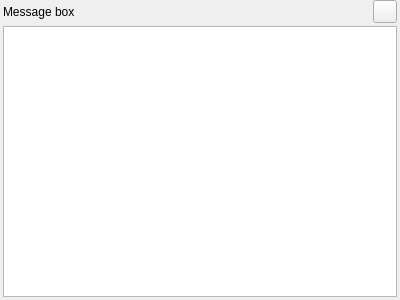
<?xml version="1.0" encoding="UTF-8"?>
<ui version="4.0">
 <class>QWoMessageQueueWidget</class>
 <widget class="QWidget" name="QWoMessageQueueWidget">
  <property name="geometry">
   <rect>
    <x>0</x>
    <y>0</y>
    <width>400</width>
    <height>300</height>
   </rect>
  </property>
  <property name="windowTitle">
   <string>Form</string>
  </property>
  <layout class="QVBoxLayout" name="verticalLayout">
   <property name="spacing">
    <number>3</number>
   </property>
   <property name="leftMargin">
    <number>3</number>
   </property>
   <property name="topMargin">
    <number>0</number>
   </property>
   <property name="rightMargin">
    <number>3</number>
   </property>
   <property name="bottomMargin">
    <number>3</number>
   </property>
   <item>
    <layout class="QHBoxLayout" name="horizontalLayout">
     <item>
      <widget class="QLabel" name="label">
       <property name="text">
        <string>Message box</string>
       </property>
      </widget>
     </item>
     <item>
      <widget class="QToolButton" name="btnClose">
       <property name="text">
        <string/>
       </property>
       <property name="icon">
        <iconset resource="woterm.qrc">
         <normaloff>:/woterm/resource/skin/close.png</normaloff>:/woterm/resource/skin/close.png</iconset>
       </property>
      </widget>
     </item>
    </layout>
   </item>
   <item>
    <widget class="QListView" name="queue"/>
   </item>
  </layout>
 </widget>
 <resources>
  <include location="woterm.qrc"/>
 </resources>
 <connections/>
</ui>
